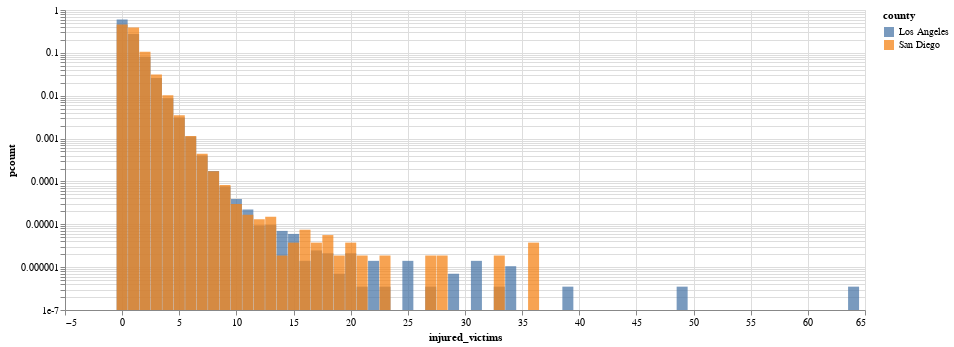

Notebook code for this chart:
### Code cell
# same as above but scaled to total accidents per county

dfi_la, dfi_sd = pd.DataFrame(), pd.DataFrame()

dfi_la["count"] = dfc.query("county_location == 'los angeles'")["injured_victims"].value_counts()
dfi_la["pcount"] = dfi_la["count"] / len(dfc.query("county_location == 'los angeles'"))
dfi_la["logpcount"] = dfi_la["pcount"].apply(lambda x: np.log(x))
dfi_la["injured_victims"] = dfc.query("county_location == 'los angeles'")["injured_victims"].value_counts().index
dfi_la["county"] = "Los Angeles"

dfi_sd["count"] = dfc.query("county_location == 'san diego'")["injured_victims"].value_counts()
dfi_sd["pcount"] = dfi_sd["count"] / len(dfc.query("county_location == 'san diego'"))
dfi_sd["logpcount"] = dfi_sd["pcount"].apply(lambda x: np.log(x))
dfi_sd["injured_victims"] = dfc.query("county_location == 'san diego'")["injured_victims"].value_counts().index
dfi_sd["county"] = "San Diego"

dfi = pd.concat([dfi_la, dfi_sd])

injuries = alt.Chart(dfi).mark_bar(opacity = 0.75, width = 11).encode(
    x = alt.X("injured_victims:Q"),
    y = alt.Y("pcount:Q").stack(None).scale(type = "log"),
    color = "county"
).properties(width = 800, height = 300)

(injuries).display()

### Figure 1 — Vega-Lite specification as saved in the notebook (floating-point values rounded to 4 significant figures)
{"config": {"view": {"continuousWidth": 300, "continuousHeight": 300}}, "data": {"name": "data-851c15577f1e3c6d4274153ca84cbff2"}, "mark": {"type": "bar", "opacity": 0.75, "width": 11}, "encoding": {"color": {"field": "county", "type": "nominal"}, "x": {"field": "injured_victims", "type": "quantitative"}, "y": {"field": "pcount", "scale": {"type": "log"}, "stack": null, "type": "quantitative"}}, "height": 300, "width": 800, "$schema": "https://vega.github.io/schema/vega-lite/v5.20.1.json", "datasets": {"data-851c15577f1e3c6d4274153ca84cbff2": [{"count": 1718406, "pcount": 0.6025, "logpcount": -0.5066, "injured_victims": 0.0, "county": "Los Angeles"}, {"count": 787948, "pcount": 0.2763, "logpcount": -1.286, "injured_victims": 1.0, "county": "Los Angeles"}, {"count": 231741, "pcount": 0.08126, "logpcount": -2.51, "injured_victims": 2.0, "county": "Los Angeles"}, {"count": 73944, "pcount": 0.02593, "logpcount": -3.652, "injured_victims": 3.0, "county": "Los Angeles"}, {"count": 24927, "pcount": 0.00874, "logpcount": -4.74, "injured_victims": 4.0, "county": "Los Angeles"}, {"count": 8788, "pcount": 0.003081, "logpcount": -5.782, "injured_victims": 5.0, "county": "Los Angeles"}, {"count": 3189, "pcount": 0.001118, "logpcount": -6.796, "injured_victims": 6.0, "county": "Los Angeles"}, {"count": 1143, "pcount": 0.0004008, "logpcount": -7.822, "injured_victims": 7.0, "county": "Los Angeles"}, {"count": 498, "pcount": 0.0001746, "logpcount": -8.653, "injured_victims": 8.0, "county": "Los Angeles"}, {"count": 217, "pcount": 7.609e-05, "logpcount": -9.484, "injured_victims": 9.0, "county": "Los Angeles"}, {"count": 111, "pcount": 3.892e-05, "logpcount": -10.15, "injured_victims": 10.0, "county": "Los Angeles"}, {"count": 63, "pcount": 2.209e-05, "logpcount": -10.72, "injured_victims": 11.0, "county": "Los Angeles"}, {"count": 28, "pcount": 9.818e-06, "logpcount": -11.53, "injured_victims": 13.0, "county": "Los Angeles"}, {"count": 27, "pcount": 9.467e-06, "logpcount": -11.57, "injured_victims": 12.0, "county": "Los Angeles"}, {"count": 20, "pcount": 7.013e-06, "logpcount": -11.87, "injured_victims": 14.0, "county": "Los Angeles"}, {"count": 17, "pcount": 5.961e-06, "logpcount": -12.03, "injured_victims": 15.0, "county": "Los Angeles"}, {"count": 7, "pcount": 2.454e-06, "logpcount": -12.92, "injured_victims": 17.0, "county": "Los Angeles"}, {"count": 6, "pcount": 2.104e-06, "logpcount": -13.07, "injured_victims": 18.0, "county": "Los Angeles"}, {"count": 6, "pcount": 2.104e-06, "logpcount": -13.07, "injured_victims": 20.0, "county": "Los Angeles"}, {"count": 4, "pcount": 1.403e-06, "logpcount": -13.48, "injured_victims": 31.0, "county": "Los Angeles"}, {"count": 4, "pcount": 1.403e-06, "logpcount": -13.48, "injured_victims": 16.0, "county": "Los Angeles"}, {"count": 4, "pcount": 1.403e-06, "logpcount": -13.48, "injured_victims": 25.0, "county": "Los Angeles"}, {"count": 4, "pcount": 1.403e-06, "logpcount": -13.48, "injured_victims": 22.0, "county": "Los Angeles"}, {"count": 3, "pcount": 1.052e-06, "logpcount": -13.76, "injured_victims": 34.0, "county": "Los Angeles"}, {"count": 2, "pcount": 7.013e-07, "logpcount": -14.17, "injured_victims": 29.0, "county": "Los Angeles"}, {"count": 2, "pcount": 7.013e-07, "logpcount": -14.17, "injured_victims": 19.0, "county": "Los Angeles"}, {"count": 1, "pcount": 3.506e-07, "logpcount": -14.86, "injured_victims": 39.0, "county": "Los Angeles"}, {"count": 1, "pcount": 3.506e-07, "logpcount": -14.86, "injured_victims": 49.0, "county": "Los Angeles"}, {"count": 1, "pcount": 3.506e-07, "logpcount": -14.86, "injured_victims": 33.0, "county": "Los Angeles"}, {"count": 1, "pcount": 3.506e-07, "logpcount": -14.86, "injured_victims": 23.0, "county": "Los Angeles"}, {"count": 1, "pcount": 3.506e-07, "logpcount": -14.86, "injured_victims": 64.0, "county": "Los Angeles"}, {"count": 1, "pcount": 3.506e-07, "logpcount": -14.86, "injured_victims": 21.0, "county": "Los Angeles"}, {"count": 1, "pcount": 3.506e-07, "logpcount": -14.86, "injured_victims": 27.0, "county": "Los Angeles"}, {"count": 244978, "pcount": 0.4574, "logpcount": -0.7822, "injured_victims": 0.0, "county": "San Diego"}, {"count": 208436, "pcount": 0.3892, "logpcount": -0.9437, "injured_victims": 1.0, "county": "San Diego"}, {"count": 56919, "pcount": 0.1063, "logpcount": -2.242, "injured_victims": 2.0, "county": "San Diego"}, {"count": 16774, "pcount": 0.03132, "logpcount": -3.464, "injured_victims": 3.0, "county": "San Diego"}, {"count": 5498, "pcount": 0.01027, "logpcount": -4.579, "injured_victims": 4.0, "county": "San Diego"}, {"count": 1868, "pcount": 0.003488, "logpcount": -5.659, "injured_victims": 5.0, "county": "San Diego"}, {"count": 613, "pcount": 0.001145, "logpcount": -6.773, "injured_victims": 6.0, "county": "San Diego"}, {"count": 236, "pcount": 0.0004406, "logpcount": -7.727, "injured_victims": 7.0, "county": "San Diego"}, {"count": 93, "pcount": 0.0001736, "logpcount": -8.659, "injured_victims": 8.0, "county": "San Diego"}, {"count": 44, "pcount": 8.215e-05, "logpcount": -9.407, "injured_victims": 9.0, "county": "San Diego"}, {"count": 16, "pcount": 2.987e-05, "logpcount": -10.42, "injured_victims": 10.0, "county": "San Diego"}, {"count": 9, "pcount": 1.68e-05, "logpcount": -10.99, "injured_victims": 11.0, "county": "San Diego"}, {"count": 8, "pcount": 1.494e-05, "logpcount": -11.11, "injured_victims": 13.0, "county": "San Diego"}, {"count": 7, "pcount": 1.307e-05, "logpcount": -11.25, "injured_victims": 12.0, "county": "San Diego"}, {"count": 4, "pcount": 7.468e-06, "logpcount": -11.8, "injured_victims": 16.0, "county": "San Diego"}, {"count": 3, "pcount": 5.601e-06, "logpcount": -12.09, "injured_victims": 18.0, "county": "San Diego"}, {"count": 2, "pcount": 3.734e-06, "logpcount": -12.5, "injured_victims": 36.0, "county": "San Diego"}, {"count": 2, "pcount": 3.734e-06, "logpcount": -12.5, "injured_victims": 17.0, "county": "San Diego"}, {"count": 2, "pcount": 3.734e-06, "logpcount": -12.5, "injured_victims": 15.0, "county": "San Diego"}, {"count": 2, "pcount": 3.734e-06, "logpcount": -12.5, "injured_victims": 20.0, "county": "San Diego"}, {"count": 1, "pcount": 1.867e-06, "logpcount": -13.19, "injured_victims": 33.0, "county": "San Diego"}, {"count": 1, "pcount": 1.867e-06, "logpcount": -13.19, "injured_victims": 28.0, "county": "San Diego"}, {"count": 1, "pcount": 1.867e-06, "logpcount": -13.19, "injured_victims": 27.0, "county": "San Diego"}, {"count": 1, "pcount": 1.867e-06, "logpcount": -13.19, "injured_victims": 21.0, "county": "San Diego"}, {"count": 1, "pcount": 1.867e-06, "logpcount": -13.19, "injured_victims": 14.0, "county": "San Diego"}, {"count": 1, "pcount": 1.867e-06, "logpcount": -13.19, "injured_victims": 19.0, "county": "San Diego"}, {"count": 1, "pcount": 1.867e-06, "logpcount": -13.19, "injured_victims": 23.0, "county": "San Diego"}]}}
